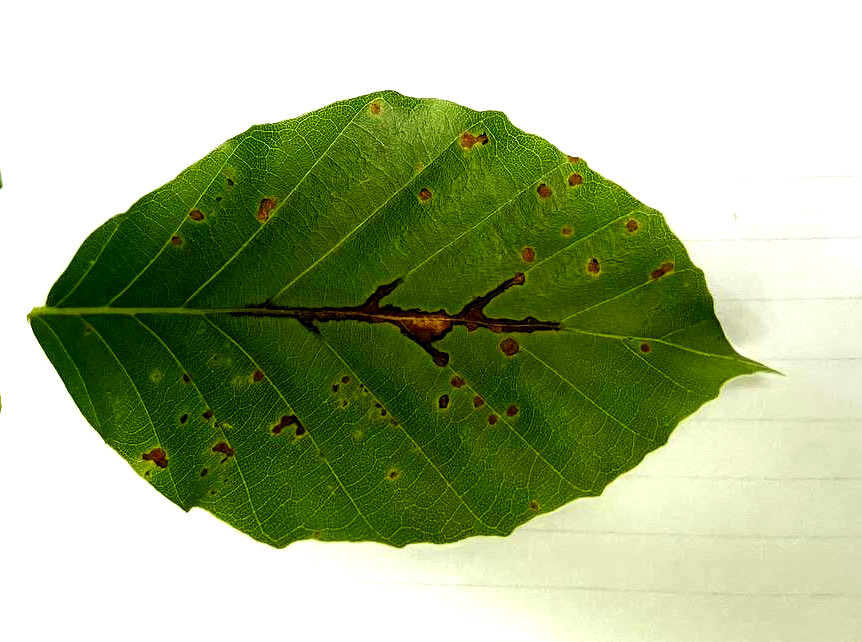
#> input picture images/leaf_ideal.jpeg, 862 x 642 px, found by its file name
$ python data_class.py
#> lines starting #> are read from the running program, lines starting #| are printed output that depends on the picture; after the words box and inside, x2 and y2 are one past the last pixel; in counts of white or black regions, pixels touching at a corner belong together
import cv2
import numpy as np


class Data:
    """This is the Data class that stores the images and the altered copys for fast accessibility."""

    def __init__(self, path):
        self.img = self._open(path)
#> in _open, img is the input picture: shape (642, 862, 3); mean B, G, R 140.9, 180.9, 167
        self.cropped = np.copy(self.img)
        self.seg = np.copy(self.cropped)
        self.blob = np.copy(self.cropped)
        self.path = path
        self.name = self.path.split('/')[-1].split('.')[0]

    @staticmethod
    def _open(path):
        img = cv2.imread(path)
        return img

    # [9 lines left out: function crop, not called in this run]

    def green(self):
        """segmentation of green area in the image with minimum size of segmented Components"""
        minBGR = np.array((0, 80, 0))
        maxBGR = np.array((100, 255, 100))
        maskBGR = cv2.inRange(self.img, minBGR, maxBGR)
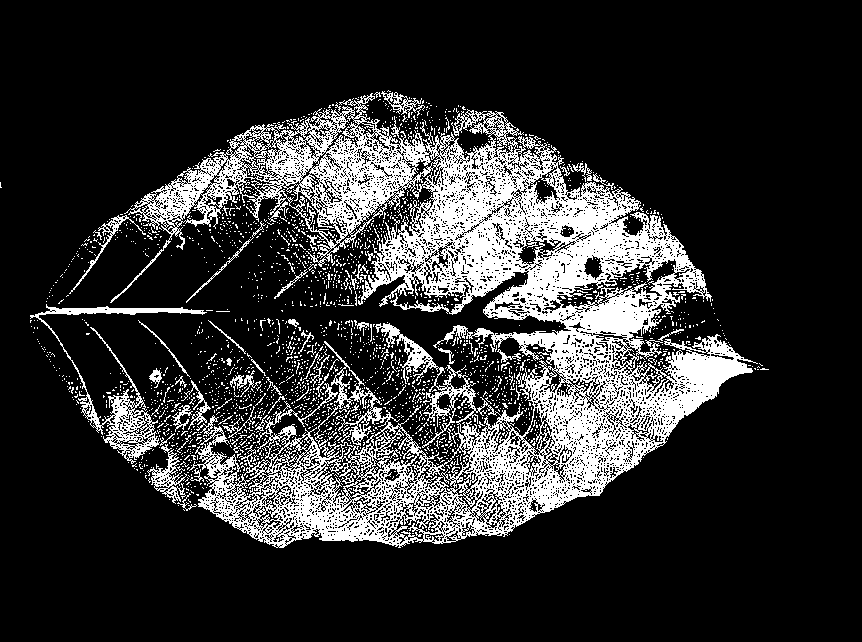
#> maskBGR: shape (642, 862); 18.8% white; 2287 white regions (2217 under 20 px), largest, box (x1, y1, x2, y2) and area: (110, 93, 758, 548) 89071, (30, 304, 207, 464) 3173, (147, 444, 187, 504) 695
        self.seg = cv2.bitwise_and(self.img, self.img, mask=maskBGR)

        #self.blob = self.seg


    # [26 lines left out: functions yellow, filter, not called in this run]

    def edgedetect(self, degree):
        self.blob

    # [20 lines left out: function circleplot, not called in this run]


#pathtest = "/home/rio/Dokumente/Uni/Master/Module/Fieldecology/images/leaf.jpeg"
pathtest = "/home/rio/Dokumente/Uni/Master/Module/Fieldecology/images/leaf_ideal.jpeg"

test = Data(pathtest)

test.img
test.green()

import matplotlib.pyplot as plt

plt.imshow(test.img)


plt.imshow(test.seg)

################## Canny Edge detection ###############

import cv2 as cv
import argparse
max_lowThreshold = 100
window_name = 'Edge Map'
title_trackbar = 'Min Threshold:'
ratio = 3
kernel_size = 3
def CannyThreshold(val):
    low_threshold = val
    img_blur = cv.blur(src_gray, (3,3))
    detected_edges = cv.Canny(img_blur, low_threshold, low_threshold*ratio, kernel_size)
    mask = detected_edges != 0
    dst = src * (mask[:,:,None].astype(src.dtype))
    cv.imshow(window_name, dst)
parser = argparse.ArgumentParser(description='Code for Canny Edge Detector tutorial.')
parser.add_argument('--input', help='Path to input image.', default='/home/rio/Dokumente/Uni/Master/Module/Fieldecology/images/leaf_ideal.jpeg')
args = parser.parse_args()
src = cv.imread(cv.samples.findFile(args.input))
if src is None:
    print('Could not open or find the image: ', args.input)
    exit(0)
src_gray = cv.cvtColor(src, cv.COLOR_BGR2GRAY)
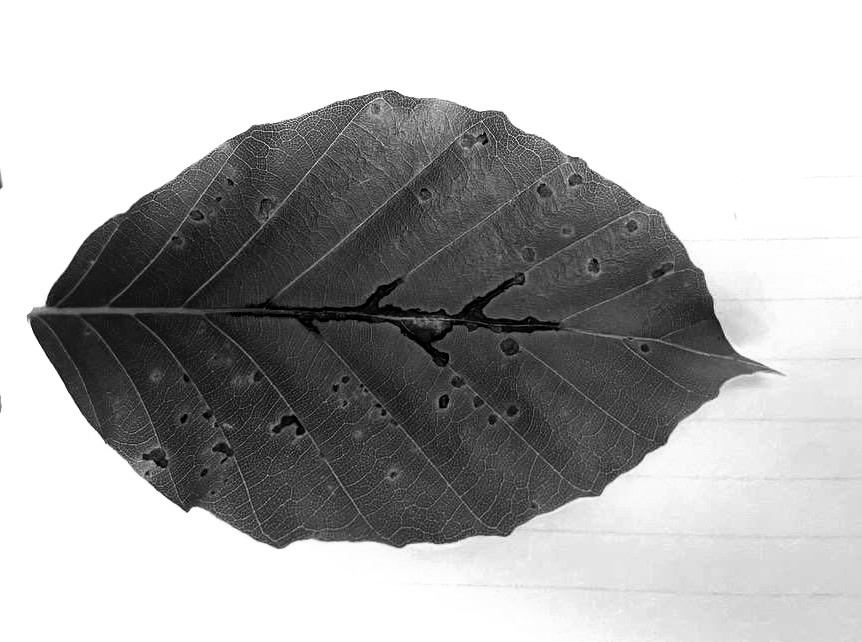
#> src_gray: shape (642, 862); min 0, max 255, mean 172.2
cv.namedWindow(window_name)
cv.createTrackbar(title_trackbar, window_name , 0, max_lowThreshold, CannyThreshold)
CannyThreshold(0)
#> in CannyThreshold, `detected_edges = cv.Canny(img_blur, low_threshold, low_threshold*ratio..`:
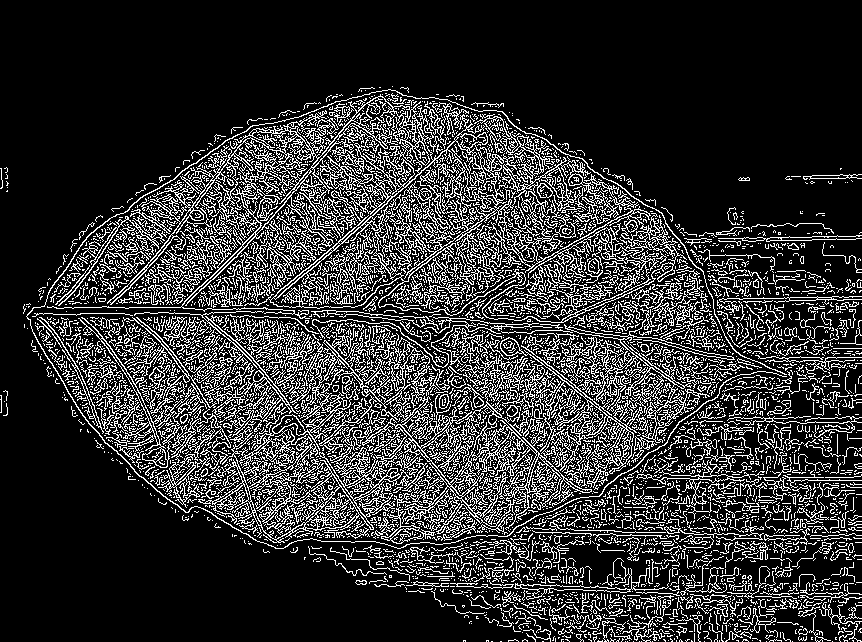
#> detected_edges: shape (642, 862); 19.4% white in thin lines or dots, all inside (x1, y1, x2, y2) = (0, 86, 862, 642)
#> in CannyThreshold, `dst = src * (mask[:,:,None].astype(src.dtype))`:
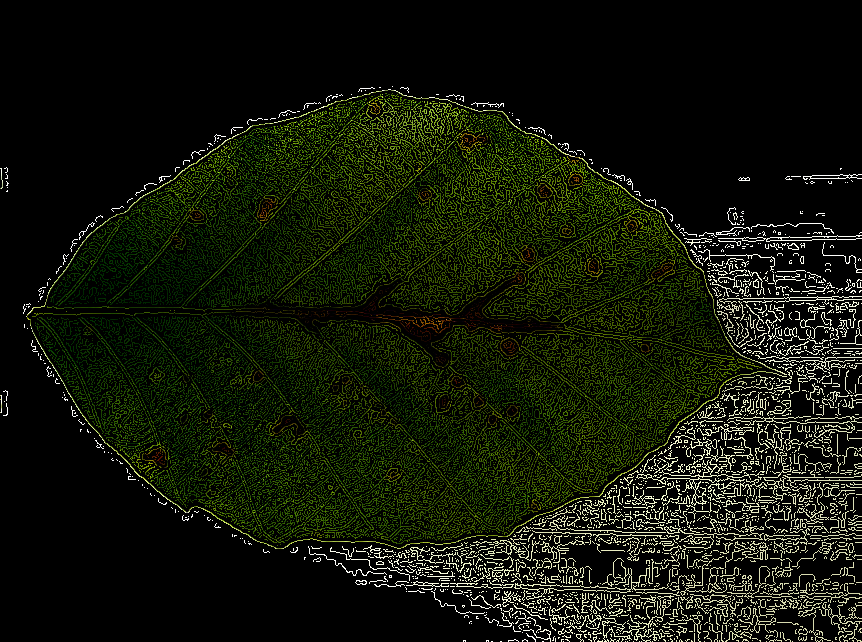
#> dst: shape (642, 862, 3); mean B, G, R 10.2, 23.3, 18.5
cv.waitKey()

#################### find contours #####

import cv2 as cv
import numpy as np
import argparse
import random as rng
rng.seed(12345)
def thresh_callback(val):
    threshold = val
    # Detect edges using Canny
    canny_output = cv.Canny(src_gray, threshold, threshold * 2)
    # Find contours
    contours, hierarchy = cv.findContours(canny_output, cv.RETR_TREE, cv.CHAIN_APPROX_SIMPLE)
    # Draw contours
    drawing = np.zeros((canny_output.shape[0], canny_output.shape[1], 3), dtype=np.uint8)
    for i in range(len(contours)):
        color = (rng.randint(0,256), rng.randint(0,256), rng.randint(0,256))
        cv.drawContours(drawing, contours, i, color, 2, cv.LINE_8, hierarchy, 0)
    # Show in a window
    cv.imshow('Contours', drawing)
# Load source image
#parser = argparse.ArgumentParser(description='Code for Finding contours in your image tutorial.')
#parser.add_argument('--input', help='Path to input image.', default='HappyFish.jpg')
#args = parser.parse_args()
src = cv.imread("/home/rio/Dokumente/Uni/Master/Module/Fieldecology/images/leaf_ideal.jpeg")
#if src is None:
#    print('Could not open or find the image:', args.input)
#    exit(0)
# Convert image to gray and blur it
src_gray = cv.cvtColor(src, cv.COLOR_BGR2GRAY)
src_gray = cv.blur(src_gray, (3,3))
# Create Window
#source_window = 'Source'
#cv.namedWindow(source_window)
cv.imshow(src)
max_thresh = 255
thresh = 100 # initial threshold
#cv.createTrackbar('Canny Thresh:', source_window, thresh, max_thresh, thresh_callback)
thresh_callback(thresh)
#> in thresh_callback, `canny_output = cv.Canny(src_gray, threshold, threshold * 2)`:
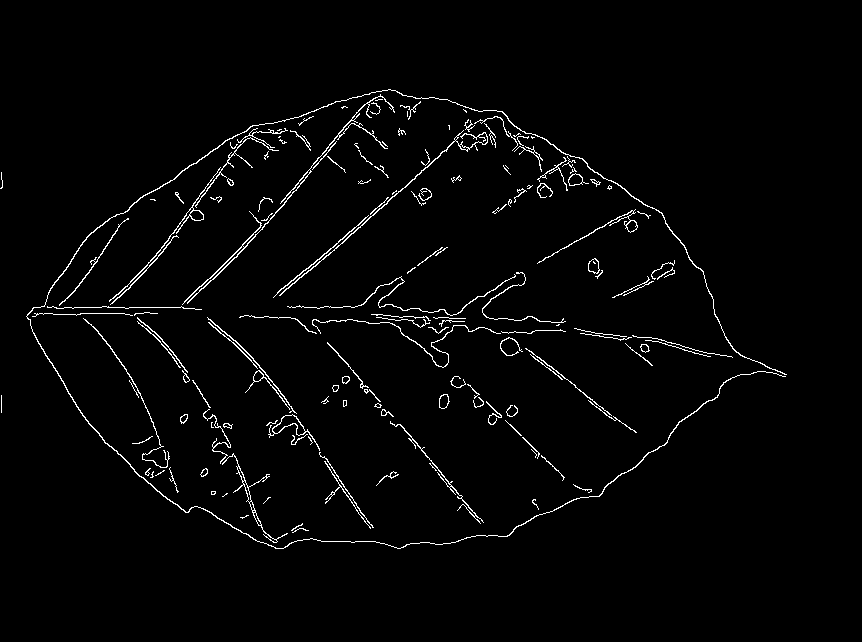
#> canny_output: shape (642, 862); 2.2% white in thin lines or dots, all inside (x1, y1, x2, y2) = (0, 89, 787, 549)
#> in thresh_callback, `contours, hierarchy = cv.findContours(canny_output, cv.RETR_TREE, cv.C..`: contours = 196 contours, 130 with area under 20; largest, box (x1, y1, x2, y2) and area: (26, 89, 787, 549) 647, (268, 414, 320, 451) 328, (182, 94, 395, 305) 290, (272, 414, 306, 436) 279, (222, 453, 288, 543) 208
#> the loop in thresh_callback, `for i in range(len(contours)):` made 196 passes
#> color on passes 1 to 3: (213, 5, 152), (188, 99, 138), (223, 82, 191)
#> after the loop in thresh_callback, `for i in range(len(contours)):`:
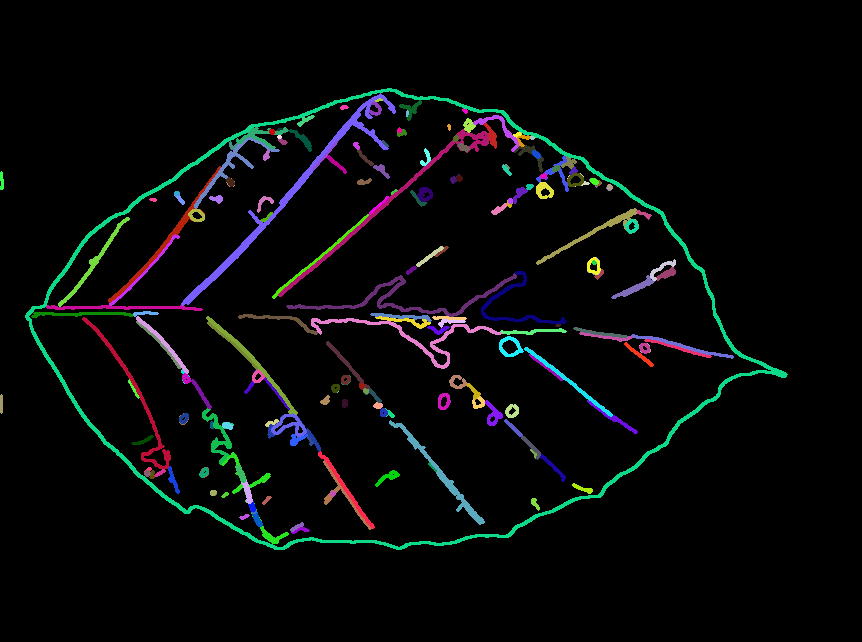
#> drawing: shape (642, 862, 3); mean of channels 0, 1, 2 9, 8.6, 7; drawn as B, G, R
#cv.waitKey()

########## unpack
import cv2
import matplotlib.pyplot as plt
import numpy as np
import random

pathtest = "/home/rio/Dokumente/Uni/Master/Module/Fieldecology/images/leaf_ideal.jpeg"
img = cv2.imread(pathtest)
plt.imshow(img)

img_gray = cv2.cvtColor(img, cv2.COLOR_BGR2GRAY)
plt.imshow(img_gray, "Greys")
src_gray = cv2.blur(img_gray, (3,3))
plt.imshow(src_gray, "Greys")

#detect edge using canny
threshold = 100
canny_output = cv2.Canny(src_gray, threshold, threshold * 2)
plt.imshow(canny_output, "Greys")

# find contours
contours, hierarchy = cv2.findContours(canny_output, cv2.RETR_TREE, cv2.CHAIN_APPROX_SIMPLE)

drawing = np.zeros((canny_output.shape[0], canny_output.shape[1], 3), dtype=np.uint8)
for i in range(len(contours)):
    color = (random.randint(0,256), random.randint(0,256), random.randint(0,256))
    cv2.drawContours(drawing, contours, i, color, 2, cv2.LINE_8, hierarchy, 0)
#> this loop made 196 passes
#> color on passes 1 to 3: (75, 62, 87), (195, 119, 55), (96, 208, 6)
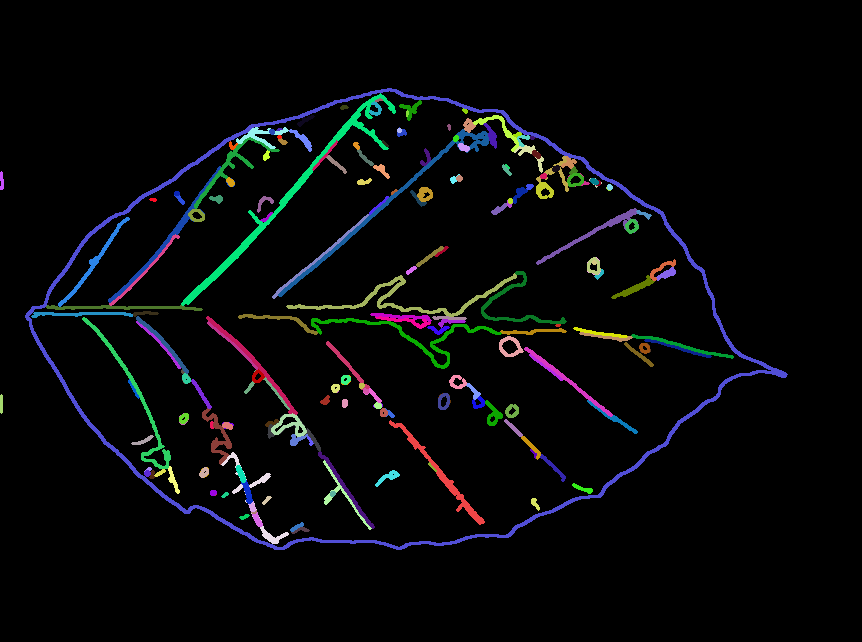
#> drawing: shape (642, 862, 3); mean of channels 0, 1, 2 9.2, 8.1, 6.9; drawn as B, G, R
#
plt.imshow(drawing)
#> figure, not shown here; B, G, R data is drawn as R, G, B

$ run again, with images/leaf.jpeg copied over images/leaf_ideal.jpeg
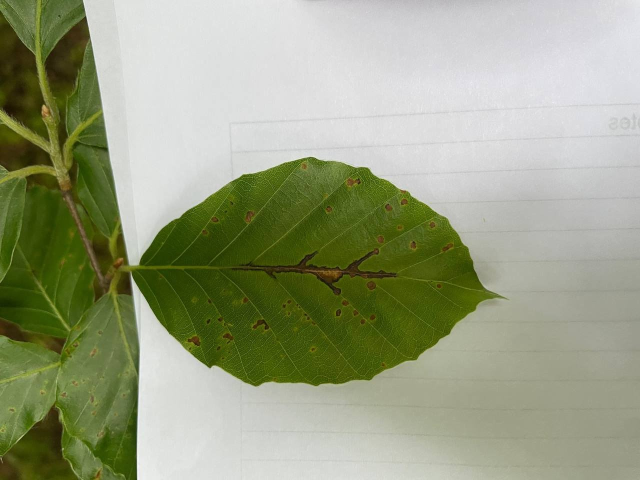
#> input picture images/leaf.jpeg, 1280 x 960 px, found by its file name (shown at 1/2 size)
#> in _open, img is the input picture: shape (960, 1280, 3); mean B, G, R 130.5, 159.6, 153.2
#> in green, `maskBGR = cv2.inRange(self.img, minBGR, maxBGR)`:
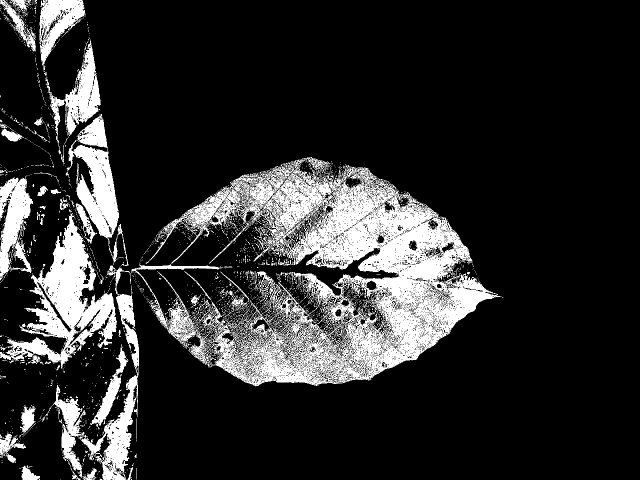
#> maskBGR: shape (960, 1280) (shown at 1/2 size); 17.9% white; 2169 white regions (2063 under 20 px), largest, box (x1, y1, x2, y2) and area: (263, 316, 1003, 773) 125644, (0, 426, 234, 738) 24556, (133, 228, 257, 532) 12738
#> detected_edges: shape (960, 1280); 26.5% white in thin lines or dots
#> mask: shape (960, 1280) bool; 26.5% white in thin lines or dots
#> canny_output: shape (960, 1280); 0.64% white in thin lines or dots, all inside (x1, y1, x2, y2) = (0, 0, 1017, 960)
#> in thresh_callback, `contours, hierarchy = cv.findContours(canny_output, cv.RETR_TREE, cv.C..`: contours = 81 contours, 57 with area under 20; largest, box (x1, y1, x2, y2) and area: (165, 0, 1017, 598) 321, (262, 541, 1014, 774) 314, (671, 618, 683, 633) 109, (671, 618, 682, 633) 103, (0, 21, 94, 211) 77
#> the loop in thresh_callback, `for i in range(len(contours)):` made 81 passes
#> color on passes 1 to 8: (213, 5, 152), (188, 99, 138), (223, 82, 191), (63, 221, 133), (89, 95, 181), (46, 211, 85), (75, 105, 39), (97, 174, 164)
#> the loop `for i in range(len(contours)):` made 81 passes
#> color on passes 1 to 8: (216, 112, 113), (168, 83, 196), (123, 241, 92), (106, 109, 81), (233, 7, 99), (37, 35, 62), (48, 135, 120), (109, 142, 115)
#> after the loop `for i in range(len(contours)):`:
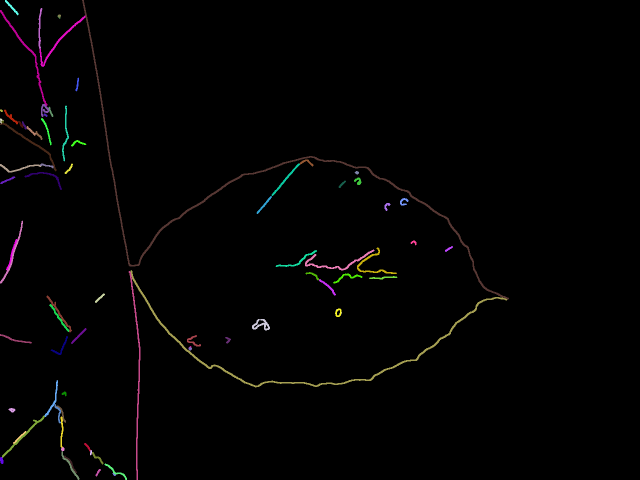
#> drawing: shape (960, 1280, 3) (shown at 1/2 size); mean of channels 0, 1, 2 2.1, 2.2, 2.7; drawn as B, G, R
